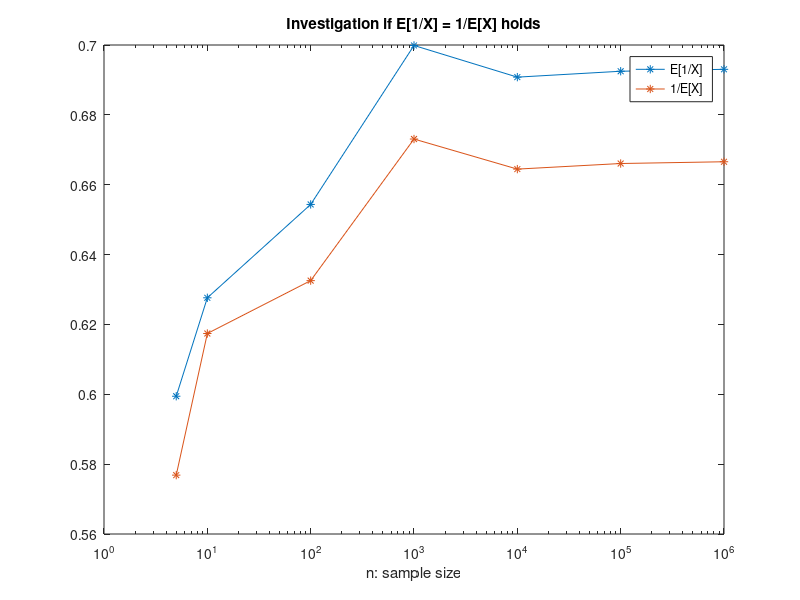

Write MATLAB code to recreate this figure.
%% Data analysis - Exercise 2.4 - Investigation if E[1/X] = 1/E[X] holds
% Purpuse is to investigate if E[1/X]= 1/ E[X] holds , by using random samples 
% from uniform distribution

clc;
clear all;


%sample sizes for the experiments
sampleSizes = [ 5 10 100 1e3 1e4 1e5 1e6];
nOfSamples =length(sampleSizes);

%val1 array stores the E[1/X] values and 
%val2 array stores the 1/E[X] values
val1 = zeros(nOfSamples,1);
val2 = zeros(nOfSamples,1);

% [a,b] is the interval of our uniform distribution
a = 1;
b = 2;



%This loop is for the different samples of our experiments
for i = 1:nOfSamples
    n = sampleSizes(i);
    %In general, a + (b-a).*rand(N,1) , generate N random numbers in the interval (a,b)
    sample = a + (b-a).*rand(n,1);  
    val1(i) = mean((sample).^-1);
    val2(i) = 1/mean(sample);       
end

figure();
semilogx(sampleSizes,val1,"-*");
hold on;
semilogx(sampleSizes,val2,"-*");
title("Investigation if E[1/X] = 1/E[X] holds");
xlabel("n: sample size");
legend("E[1/X]", "1/E[X]");



